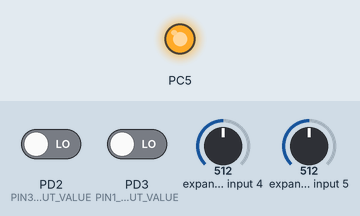
This program was run on a simulated ATmega8, built with avr-gcc and emulated at 1 MHz. Parts: output pins drawn as LEDs (lit = HIGH). Inputs (shaded band) come from the test bench; at power-on: PD3 (PIN1_INPUT_VALUE) LOW, PD2 (PIN32_INPUT_VALUE) LOW, expander input 4 = 512, expander input 5 = 512.

Above: at 9.1 s.
9.2 s: PD3 (PIN1_INPUT_VALUE) driven HIGH
At 9.5 s:
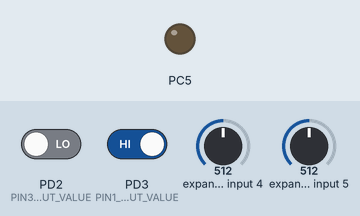
10.7 s: PD3 (PIN1_INPUT_VALUE) driven LOW
At 11.8 s:
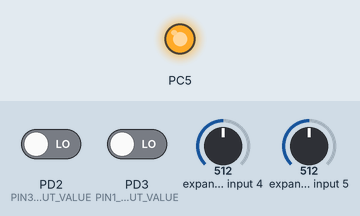
Timing chart, 0 to 13.7 s (numbered marks = the images above; inputs shaded):
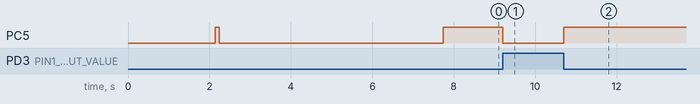

Measured:
- after the input at 9.2 s, PC5: HIGH → LOW at once
- after the input at 10.7 s, PC5: LOW → HIGH at once

The program:

main.c
```c
#include <avr/io.h>
#include "Bsp/bsp.h"
#include "Bsp/bsp_uart.h"
#include "Bsp/timer.h"
#include <avr/interrupt.h>
#include "Bsp/adc.h"
#include "Cmd//cmd.h"
#include "Power_management/power_management.h"

int main(void)
{
	uart_init(4800);
	timer1_init();
	battery_init();
	power_pin_init();
	sei();

	power_on();

	need_enter_power_off_status();

	_delay_ms(5000);	//ÑÓÊ±µÈ´ýÖ÷°åÉÏµç
    while (1)
    {
		cmd_receive();
		key_scan();
		battery_voltage_sample_process();
    }
}
```

adc.c
```c
#include "adc.h"

void adc_init(void)
{
	ADMUX |= 1 << 6;
	ADCSRA |= 3; //8·ÖÆµ adcÊ±ÖÓµÈÓÚ1000000/8 =125000hz
	ADCSRA |= 1 << 7; //adc enable
}

int16_t adc_read_value(unsigned char adc_channel)
{
	int16_t adc_value = 0;

	if ((adc_channel >= 8 && adc_channel <= 13) || (adc_channel > 0xF))
	{
		return -1;
	}

	ADMUX &= ~0x0F;
	ADMUX |= adc_channel;
	ADCSRA |= 1 << 4; //clear interrupt flag
	ADCSRA |= 1 << 6; //start conversion
	while(!(ADCSRA & (1 << 4)));

	adc_value = ADCL;
	adc_value |= ADCH << 8;

	return adc_value;
}
```

adc.h
```c
#ifndef ADC_H_
#define ADC_H_

#include <avr/io.h>

#define ADC0_CHANNEL	0
#define ADC1_CHANNEL	1
#define ADC2_CHANNEL	2
#define ADC3_CHANNEL	3
#define ADC4_CHANNEL	4
#define ADC5_CHANNEL	5
#define ADC6_CHANNEL	6
#define ADC7_CHANNEL	7
#define ADC14_CHANNEL	14
#define ADC15_CHANNEL	15

extern void adc_init(void);
extern int16_t adc_read_value(unsigned char adc_channel);

#endif /* ADC_H_ */
```

bsp.h
```c
#ifndef BSP_H_
#define BSP_H_

#define F_CPU 1000000UL
#include "util/delay.h"

#define DISABLE_INT() cli();
#define ENABLE_INT()  sei();

#endif /* BSP_H_ */
```

bsp_uart.c
```c
#include "bsp_uart.h"
#include <avr/io.h>
#include <avr/interrupt.h>
#include "bsp.h"

#if defined (UART_TX_BY_INTERRUPT)
static uint8_t uart_tx_buf[UART_TX_BUF_SIZE];		/* ·¢ËÍ»º³åÇø */
#endif
static uint8_t uart_rx_buf[UART_RX_BUF_SIZE];		/* ½ÓÊÜ»º³åÇø */
static uart_buf_manage_t buf_manage;
static uart_buf_manage_t* p_buf_manage = &buf_manage;

static void uart_init_buf(void)
{
#if defined (UART_TX_BY_INTERRUPT)
	p_buf_manage->p_txbuf = uart_tx_buf;
#endif
	p_buf_manage->p_rxbuf = uart_rx_buf;
#if defined (UART_TX_BY_INTERRUPT)
	p_buf_manage->txbuf_size = UART_TX_BUF_SIZE;
#endif
	p_buf_manage->rxbuf_size = UART_RX_BUF_SIZE;
#if defined (UART_TX_BY_INTERRUPT)
	p_buf_manage->tx_write = 0;
	p_buf_manage->tx_read = 0;
	p_buf_manage->tx_count = 0;
#endif
	p_buf_manage->rx_write = 0;
	p_buf_manage->rx_read = 0;
	p_buf_manage->rx_count = 0;
}

void uart_init(uint32_t baud_rate)
{
	uart_init_buf();

	uint8_t ubrr = (F_CPU / (16 * baud_rate)) - 1;
	/* Set baud rate */
	UBRRH = (unsigned char)(ubrr >> 8);
	UBRRL = (unsigned char)ubrr;
	/* Enable receiver, transmitter and RX Complete interrupt */
	UCSRB = (1 << RXEN) | (1 << TXEN) | (1 << RXCIE);
	/* Set frame format: 8data, 1stop bit */
	UCSRC = (1 << URSEL) | (3 << UCSZ0);
}

#if 0
#pragma interrupt_handler uart_rx_isr:12
void uart_rx_isr(void)
{

}

#pragma interrupt_handler uart_tx_isr:13
void uart_tx_isr(void)
{

}
#else
ISR(USART_RXC_vect)
{
	if ((UCSRA & (1 << RXC)) > 0)
	{
		uint8_t ch;

		ch = UDR;
		p_buf_manage->p_rxbuf[p_buf_manage->rx_write] = ch;
		if (++p_buf_manage->rx_write >= p_buf_manage->rxbuf_size)
		{
			p_buf_manage->rx_write = 0;
		}
		if (p_buf_manage->rx_count < p_buf_manage->rxbuf_size)
		{
			p_buf_manage->rx_count++;
		}
	}
}

ISR(USART_UDRE_vect)
{
#if defined (UART_TX_BY_INTERRUPT)
	if ((UCSRA & (1 << UDRE)) > 0)
	{
		if (p_buf_manage->tx_count == 0)
		{
			UCSRB &= ~(1 << UDRIE);
			UCSRB |= (1 << TXCIE);
		}
		else
		{
			UDR = p_buf_manage->p_txbuf[p_buf_manage->tx_read];
			if (++p_buf_manage->tx_read >= p_buf_manage->txbuf_size)
			{
				p_buf_manage->tx_read = 0;
			}
			p_buf_manage->tx_count--;
		}

	}
#endif
}

ISR(USART_TXC_vect)
{
#if defined (UART_TX_BY_INTERRUPT)
	if ((UCSRA & (1 << TXC)) > 0)
	{
		if (p_buf_manage->tx_count == 0)
		{
			UCSRB &= ~(1 << TXCIE);
		}
		else
		{
			UDR = p_buf_manage->p_txbuf[p_buf_manage->tx_read];
			if (++p_buf_manage->tx_read >= p_buf_manage->txbuf_size)
			{
				p_buf_manage->tx_read = 0;
			}
			p_buf_manage->tx_count--;
		}
	}
#endif
}
#endif

void uart_send_buf(uint8_t *buf, uint16_t len)
{
	#if defined (UART_TX_BY_INTERRUPT)
	uint16_t i;

	for (i = 0; i < len; i++)
	{
		while (1)
		{
			volatile uint16_t usCount;

			DISABLE_INT();
			usCount = p_buf_manage->tx_count;
			ENABLE_INT();

			if (usCount < p_buf_manage->txbuf_size)
			{
				break;
			}
		}

		p_buf_manage->p_txbuf[p_buf_manage->tx_write] = buf[i];

		DISABLE_INT();
		if (++p_buf_manage->tx_write >= p_buf_manage->txbuf_size)
		{
			p_buf_manage->tx_write = 0;
		}
		p_buf_manage->tx_count++;
		ENABLE_INT();
	}

	UCSRB |= 1 << UDRIE;	//enable transmit interrupt enable
	#else
	uint16_t i = 0;
	for (i = 0; i < len; i++)
	{
		/* Wait for empty transmit buffer */
		while ( !( UCSRA & (1<<UDRE)) );
		/* Put data into buffer, sends the data */
		UDR = buf[i];
	}
	#endif
}

void uart_send_byte(uint8_t data)
{
#if defined (UART_TX_BY_INTERRUPT)
	uart_send_buf(&data, 1);
#else
	/* Wait for empty transmit buffer */
	while ( !( UCSRA & (1<<UDRE)) );
	/* Put data into buffer, sends the data */
	UDR = data;
#endif
}

int8_t uart_get_byte(uint8_t *read_byte)
{
	uint16_t usCount;

	DISABLE_INT();
	usCount = p_buf_manage->rx_count;
	ENABLE_INT();

	if (usCount == 0)
	{
		return -1;
	}
	else
	{
		*read_byte = p_buf_manage->p_rxbuf[p_buf_manage->rx_read];

		DISABLE_INT();
		if (++p_buf_manage->rx_read >= p_buf_manage->rxbuf_size)
		{
			p_buf_manage->rx_read = 0;
		}
		p_buf_manage->rx_count--;
		ENABLE_INT();
		return 0;
	}
}
```

bsp_uart.h
```c
#ifndef BSP_UART_H_
#define BSP_UART_H_

#include <stdint.h>

//#define UART_TX_BY_INTERRUPT /* Ê¹ÓÃ·¢ËÍÖÐ¶Ï£¬·ñÔòÊ¹ÓÃwhile(1)·¢ËÍ */

/* ·¢ËÍ½ÓÊÕ»º³åÇø´óÐ¡¶¨Òå */
#if defined (UART_TX_BY_INTERRUPT)
#define UART_TX_BUF_SIZE	50
#endif
#define UART_RX_BUF_SIZE	50

typedef struct
{
#if defined (UART_TX_BY_INTERRUPT)
	uint8_t *p_txbuf;
#endif
	uint8_t *p_rxbuf;
#if defined (UART_TX_BY_INTERRUPT)
	uint16_t txbuf_size;
#endif
	uint16_t rxbuf_size;
#if defined (UART_TX_BY_INTERRUPT)
	volatile uint16_t tx_write;
	volatile uint16_t tx_read;
	volatile uint16_t tx_count;
#endif

	volatile uint16_t rx_write;
	volatile uint16_t rx_read;
	volatile uint16_t rx_count;
}uart_buf_manage_t;

extern void uart_init(uint32_t baud_rate);
extern void uart_send_buf(uint8_t *buf, uint16_t len);
extern void uart_send_byte(uint8_t data);
extern int8_t uart_get_byte(uint8_t *read_byte);

#endif /* BSP_UART_H_ */
```

eeprom.c
```c
#include "eeprom.h"
#include <avr/interrupt.h>

void eeprom_write(unsigned int addr, unsigned char data)
{
	if (addr > EEPROM_END_ADDR)
	{
		return;
	}

	/* Wait for completion of previous write */
	while(EECR & (1<<EEWE));
	/* Set up address and data registers */
	EEAR = addr;
	EEDR = data;
	/* Write logical one to EEMWE */
	EECR |= (1<<EEMWE);
	/* Start eeprom write by setting EEWE */
	EECR |= (1<<EEWE);
	/* Wait for completion of previous write */
	while(EECR & (1<<EEWE));
}

unsigned char eeprom_read(unsigned int addr)
{
	uint8_t data = 0;

	if (addr > EEPROM_END_ADDR)
	{
		return 0;
	}

	/* Wait for completion of previous write */
	while(EECR & (1<<EEWE));
	/* Set up address register */
	EEAR = addr;
	/* Start eeprom read by writing EERE */
	EECR |= (1<<EERE);
	/* Return data from data register */
	data = EEDR;

	return data;
}

void eeprom_write_bytes(uint16_t addr, uint8_t* write_buffer, uint16_t length)
{
	cli();
	while (length--)
	{
		eeprom_write(addr++, *write_buffer++);
	}
	sei();
}

void eeprom_read_bytes(uint16_t addr, uint8_t* read_buffer, uint16_t length)
{
	cli();
	while (length--)
	{
		*read_buffer++ = eeprom_read(addr++);
	}
	sei();
}
```

eeprom.h
```c
#ifndef EEPROM_H_
#define EEPROM_H_

#include <avr/io.h>

#define EEPROM_START_ADDR	0x0000
#define EEPROM_END_ADDR		0x01FF
#define EEPROM_SIZE			512

extern void eeprom_write(unsigned int addr, unsigned char data);
extern unsigned char eeprom_read(unsigned int addr);
extern void eeprom_write_bytes(uint16_t addr, uint8_t* write_buffer, uint16_t length);
extern void eeprom_read_bytes(uint16_t addr, uint8_t* read_buffer, uint16_t length);
#endif /* EEPROM_H_ */
```

timer.c
```c
#include "timer.h"

static volatile uint32_t timer_count = 0;

ISR(TIMER1_OVF_vect)
{
	TCNT1H = (0xFFFF-125) >> 8;
	TCNT1L = (0xFFFF-125) & 0xFF;

	timer_count++;
}
/************************************************************************/
/* ÓÃÓ²¼þ¶¨Ê±Æ÷1µ±×÷1msÖÐ¶ÏÀ´×öÈí¼þ¶¨Ê±Æ÷                                 */
/************************************************************************/
void timer1_init(void)
{
	TCCR1B |= (1 << CS11); //¶¨Ê±Æ÷Ê±ÖÓÓÉÏµÍ³Ê±ÖÓ8·ÖÆµµÃµ½ 1000000/8=125000
	TIMSK |= 1 << TOIE1; //¿ªÆôÒç³öÖÐ¶Ï
	TCNT1H = (0xFFFF-125) >> 8;
	TCNT1L = (0xFFFF-125) & 0xFF;
}

uint32_t millis(void)
{
	return timer_count;
}
```

timer.h
```c
#ifndef TIMER_H_
#define TIMER_H_

#include <avr/io.h>
#include <avr/interrupt.h>

extern void timer1_init(void);
extern uint32_t millis(void);
#endif /* TIMER_H_ */
```

cmd.c
```c
#include "cmd.h"
#include "../Bsp/bsp_uart.h"
#include <stdlib.h>
#include <string.h>
#include "../Power_management/power_management.h"

static void get_all_bat_info_cmd_exec(void)
{
	uint8_t buf[MSG_BAT_INFO_LENGTH] = {0};
	uint8_t i = 0;

	/* head */
	buf[i++] = 0xAA;
	buf[i++] = 0xFF;
	buf[i++] = 0x01;
	buf[i++] = 0x10;
	/* content */
	buf[i++] = battery_get_cur_bat_voltage();
	buf[i++] = battery_get_cur_bat_voltage() >> 8;
	buf[i++] = battery_get_cur_charge_voltage();
	buf[i++] = battery_get_cur_charge_voltage() >> 8;
	buf[i++] = battery_get_full_voltage();
	buf[i++] = battery_get_full_voltage() >> 8;
	buf[i++] = battery_get_low_voltage();
	buf[i++] = battery_get_low_voltage() >> 8;
	buf[i++] = battery_get_percentage();
	/*reserver 7 bytes*/
	buf[i++] = 0;
	buf[i++] = 0;
	buf[i++] = 0;
	buf[i++] = 0;
	buf[i++] = 0;
	buf[i++] = 0;
	buf[i++] = 0;
	/* tail */
	buf[i++] = 0x55;
	buf[i++] = 0xFF;

	uart_send_buf(buf, MSG_BAT_INFO_LENGTH);
}

static void get_bat_power_cmd_exec(void)
{
	uint8_t buf[MSG_BAT_POWER_LENGTH] = {0};
	uint8_t i = 0;

	/* head */
	buf[i++] = 0xAA;
	buf[i++] = 0xFF;
	buf[i++] = 0x04;
	buf[i++] = 0x10;
	/* content */
	buf[i++] = battery_get_percentage();
	/* tail */
	buf[i++] = 0x55;
	buf[i++] = 0xFF;

	uart_send_buf(buf, MSG_BAT_POWER_LENGTH);
}

void set_bat_para_cmd_exec(uint8_t* cmd_buf)
{
	Bat_managent_t bat_m;
	uint8_t buf[MSG_SET_BAT_REPLY_LENGTH] = {0};
	uint8_t i = 0;

	bat_m.bat_full_vol = cmd_buf[4];
	bat_m.bat_full_vol |= cmd_buf[5] << 8;
	bat_m.bat_low_vol = cmd_buf[6];
	bat_m.bat_low_vol |= cmd_buf[7] << 8;
	bat_m.internal_refer_vol = cmd_buf[8];
	bat_m.internal_refer_vol |= cmd_buf[9] << 8;
	bat_m.internal_vol_div_resistor1 = cmd_buf[10];
	bat_m.internal_vol_div_resistor2 = cmd_buf[11];

	/* head */
	buf[i++] = 0xAA;
	buf[i++] = 0xFF;
	buf[i++] = 0x02;
	buf[i++] = 0x10;
	/* tail */
	buf[i++] = 0x55;
	buf[i++] = 0xFF;

	battery_set_bat_managent(&bat_m);
	uart_send_buf(buf, MSG_SET_BAT_REPLY_LENGTH);
}

static uint8_t cmd_get_content_length(uint16_t cmd)
{
	switch (cmd)
	{
		case GET_ALL_BAT_INFO_CMD:
		{
			return 0;
		}

		case SET_BAT_PARA_CMD:
		{
			return 16;
		}

		case CONTROL_LED_CMD:
		{
			return 1;
		}

		case GET_BAT_POWER_CMD:
		{
			return 0;
		}

		default:
			return 0;
	}

	return 0;
}

static int8_t cmd_parse(uint8_t *cmd_string, uint8_t cmd_legnth, uint16_t cmd_type)
{
	switch (cmd_type)
	{
		case GET_ALL_BAT_INFO_CMD:
		{
			get_all_bat_info_cmd_exec();
			break;
		}

		case SET_BAT_PARA_CMD:
		{
			set_bat_para_cmd_exec(cmd_string);
			break;
		}

		#if 0
		case CONTROL_LED_CMD:
		{
			break;
		}
		#endif

		case GET_BAT_POWER_CMD:
		{
			get_bat_power_cmd_exec();
			break;
		}

		default:
		{
			return -1;
		}
	}

	return 0;
}

void cmd_receive(void)
{
	static uint8_t cmd_parse_state = WAIT_HEAD1;
	static uint8_t cmd_buf[MAX_CMD_LENGTH] = {0};
	static uint8_t cmd_count = 0;
	static uint16_t cmd_type = 0;
	static uint8_t cmd_content_length = 0;
	uint8_t recv_byte = 0;
	if (uart_get_byte(&recv_byte) == 0)
	{
		switch (cmd_parse_state)
		{
			case WAIT_HEAD1:
			{
				memset(cmd_buf, 0x00, MAX_CMD_LENGTH);
				cmd_count = 0;
				cmd_content_length = 0;
				cmd_type = 0;
				if (recv_byte == CMD_HEAD1)
				{
					cmd_buf[cmd_count++] = recv_byte;
					cmd_parse_state = WAIT_HEAD2;
				}
				break;
			}

			case WAIT_HEAD2:
			{
				if (recv_byte == CMD_HEAD2)
				{
					cmd_buf[cmd_count++] = recv_byte;
					cmd_parse_state = WAIT_CMD;
				}
				else
				{
					cmd_parse_state = WAIT_HEAD1;
				}

				break;
			}

			case WAIT_CMD:
			{
				cmd_buf[cmd_count++] = recv_byte;
				if (cmd_count == 4)
				{
					cmd_type = cmd_buf[2] | (cmd_buf[3] << 8);
					cmd_content_length = cmd_get_content_length(cmd_type);
					if (cmd_content_length > 0)
					{
						cmd_parse_state = WAIT_CONTENT;
					}
					else
					{
						cmd_parse_state = WAIT_TAIL1;
					}
				}
				break;
			}

			case WAIT_CONTENT:
			{
				cmd_buf[cmd_count++] = recv_byte;
				if (cmd_count == (4 + cmd_content_length))
				{
					cmd_parse_state = WAIT_TAIL1;
				}
				break;
			}

			case WAIT_TAIL1:
			{
				if (recv_byte == CMD_TAIL1)
				{
					cmd_buf[cmd_count++] = recv_byte;
					cmd_parse_state = WAIT_TAIL2;
				}
				else
				{
					cmd_parse_state = WAIT_HEAD1;
				}
				break;
			}

			case WAIT_TAIL2:
			{
				if (recv_byte == CMD_TAIL2)
				{
					cmd_buf[cmd_count++] = recv_byte;
					cmd_parse_state = WAIT_HEAD1;
					cmd_parse(cmd_buf, cmd_count, cmd_type);
				}
				else
				{
					cmd_parse_state = WAIT_HEAD1;
				}
				break;
			}
		}
	}
}
```

cmd.h
```c
#ifndef CMD_H_
#define CMD_H_

#include "../Bsp/eeprom.h"

#define CMD_HEAD1 0xAA
#define CMD_HEAD2 0xFF

#define CMD_TAIL1 0x55
#define CMD_TAIL2 0xFF

#define MAX_CMD_LENGTH  50

#define GET_ALL_BAT_INFO_CMD 0x1001
#define SET_BAT_PARA_CMD	0x1002
#define CONTROL_LED_CMD		0x1003
#define GET_BAT_POWER_CMD	0x1004

#define MSG_BAT_INFO_LENGTH	22
#define MSG_BAT_POWER_LENGTH 7
#define MSG_SET_BAT_REPLY_LENGTH	6

typedef enum
{
	WAIT_HEAD1 = 0,
	WAIT_HEAD2,
	WAIT_CMD,
	WAIT_CONTENT,
	WAIT_TAIL1,
	WAIT_TAIL2
}CMD_PARSE_STATE_E;

extern void cmd_receive(void);

#endif /* CMD_H_ */
```

power_management.c
```c
#include "power_management.h"
#include "../Bsp/bsp.h"
#include "../Bsp/bsp_uart.h"
#include "../Bsp/timer.h"
#include <avr/interrupt.h>
#include "string.h"

static uint16_t g_cur_bat_voltage = 0;
static uint16_t g_cur_charge_voltage = 0;
static Bat_managent_t bat_managent;

void power_pin_init(void)
{
	DDRC &= (1 << DDD3); //pin1 PD3 ÉèÖÃÎªÊäÈë
	DDRD |= 1 << DDD4;	//pin2 PD4 ÉèÖÃÎªÊä³ö
	DDRC |= 1 << DDC5;  //pin28 PC5 ÉèÖÃÎªÊä³ö
	DDRD &= (1 << DDD2); //pin32 PD2 ÉèÖÃÎªÊäÈë
}

void power_on(void)
{
	PIN2_OUTPUT_HIGH();
	_delay_ms(2000);
	PIN28_OUTPUT_HIGH();
	_delay_ms(100);
	PIN28_OUTPUT_LOW();
}

void key_scan(void)
{
	if (PIN1_INPUT_VALUE == 0)
	{
		PIN28_OUTPUT_HIGH();
	}
	else
	{
		PIN28_OUTPUT_LOW();
	}

	if (PIN32_INPUT_VALUE == 1)
	{
		/* Ò»¼ì²âµ½PIN32½ÅÎª¸ßµçÆ½,PIN2¾ÍÊä³öµÍµçÆ½,¹Ø»ú */
		PIN2_OUTPUT_LOW();
	}
}

void battery_init(void)
{
	adc_init();

	eeprom_read_bytes(BAT_MANAGENT_EEPROM_ADDR, (uint8_t*)&bat_managent, sizeof(bat_managent));

	if (bat_managent.bat_full_vol == 0 || (bat_managent.bat_full_vol <= bat_managent.bat_low_vol))	//EEPROM±£´æµÄ³äÂúµçÑ¹ºÍ·Å¿Õ²»Õý³££¬Ê¹ÓÃÄ¬ÈÏÖµ
	{
		bat_managent.bat_full_vol = DEFAULT_BATTERY_FULL_VOL;
		bat_managent.bat_low_vol = DEFAULT_BATTERY_LOW_VOL;
	}
}

void need_enter_power_off_status(void)
{
	int8_t check_debounce_cnt = 0;
	uint8_t check_cnt = 3;	//¶à¼ì²â¼¸´Î·ÀÖ¹Îó¼ì

	do
	{
		int16_t adc_value = 0;

		_delay_ms(50);

		if ((adc_value = adc_read_value(V_BAT_ADC_CHANNEL)) != -1)
		{
			g_cur_bat_voltage = ((float)adc_value / 1024 * DEFAULT_INTERNAL_REFERENCE_VOL * 11);
		}

		if ((adc_value = adc_read_value(V_IN_ADC_CHANNEL)) != -1)
		{
			g_cur_charge_voltage = ((float)adc_value / 1024 * DEFAULT_INTERNAL_REFERENCE_VOL * 11);
		}

		if ((g_cur_bat_voltage < bat_managent.bat_low_vol) && (g_cur_charge_voltage < MINIMUM_CHARGING_VOLTAGE))
		{
			check_debounce_cnt++;
		}
		else
		{
			check_debounce_cnt--;
		}
	}
	while (--check_cnt != 0);

	if (check_debounce_cnt > 0)
	{
		/* ¼ì²âµ½PIN32½ÅÎª¸ßµçÆ½²¢ÇÒ²»ÔÚ³äµç,PIN2¾ÍÊä³öµÍµçÆ½,¹Ø»ú */
		PIN2_OUTPUT_LOW();
	}
}

void battery_read_voltage(void)
{
	int16_t adc_value = 0;
	static uint8_t check_debounce_cnt = 0;

	if ((adc_value = adc_read_value(V_BAT_ADC_CHANNEL)) != -1)
	{
		g_cur_bat_voltage = ((float)adc_value / 1024 * DEFAULT_INTERNAL_REFERENCE_VOL * 11);
	}

	if ((adc_value = adc_read_value(V_IN_ADC_CHANNEL)) != -1)
	{
		g_cur_charge_voltage = ((float)adc_value / 1024 * DEFAULT_INTERNAL_REFERENCE_VOL * 11);
	}

	if ((g_cur_bat_voltage < bat_managent.bat_low_vol) && (g_cur_charge_voltage < MINIMUM_CHARGING_VOLTAGE))
	{
		if (check_debounce_cnt++ > MAX_CHECK_LOW_POWER_DEBOUNCE_CNT)	//¼ì²âµÍµçÁ¿Ïû¶¶´ÎÊý£¬¿ÉÒÔ¿´Çé¿öÉèÖÃ
		{
			/* ¼ì²âµ½PIN32½ÅÎª¸ßµçÆ½²¢ÇÒ²»ÔÚ³äµç,PIN2¾ÍÊä³öµÍµçÆ½,¹Ø»ú */
			PIN2_OUTPUT_LOW();
			check_debounce_cnt = 0;
		}
	}
	else
	{
		check_debounce_cnt = 0;
	}
}

void battery_voltage_sample_process(void)
{
	static uint32_t pre_time = 0;

	if (millis() - pre_time >= BATTERY_SAMPLE_INTERVAL)
	{
		pre_time = millis();

		battery_read_voltage();
	}
}

uint16_t battery_get_cur_bat_voltage(void)
{
	return g_cur_bat_voltage;
}

uint16_t battery_get_cur_charge_voltage(void)
{
	return g_cur_charge_voltage;
}

uint16_t battery_get_full_voltage(void)
{
	return bat_managent.bat_full_vol;
}

uint16_t battery_get_low_voltage(void)
{
	return bat_managent.bat_low_vol;
}

uint8_t battery_get_percentage(void)
{
	uint8_t percentage = 0;

	if (g_cur_bat_voltage >= bat_managent.bat_full_vol)
	{
		percentage = 100;
	}
	else
	if (g_cur_bat_voltage > bat_managent.bat_low_vol)
	{
		percentage = (float)(g_cur_bat_voltage - bat_managent.bat_low_vol) / (bat_managent.bat_full_vol - bat_managent.bat_low_vol) * 100;
	}

	return percentage;
}

int8_t battery_set_bat_managent(Bat_managent_t *bat_m)
{
	if (bat_m->bat_full_vol <= bat_m->bat_low_vol)
	{
		return -1;
	}

	memcpy(&bat_managent, bat_m, sizeof(Bat_managent_t));

	eeprom_write_bytes(EEPROM_START_ADDR, (uint8_t*)&bat_managent, sizeof(bat_managent));

	return 0;
}
```

Source omitted: power_management.h (1743 bytes)
